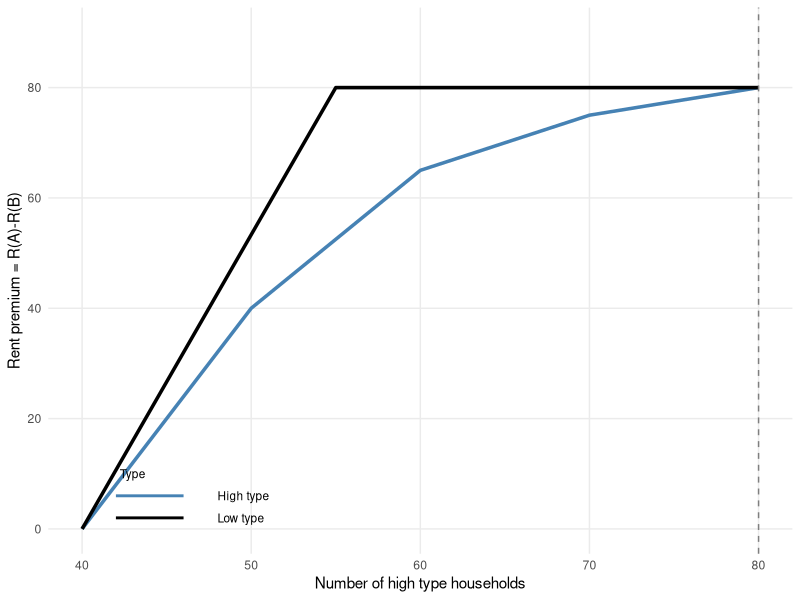

Recreate this plot in R.
## ---- chunk 1
library(ggplot2)

# High type rent premium curve (blue, concave)
x_high <- c(40, 50, 60, 70, 80)
y_high <- c(0, 40, 65, 75, 80)

# Low type rent premium curve (black, linear then flat)
x_low <- c(40, 55, 80)
y_low <- c(0, 80, 80)

df_high <- data.frame(x = x_high, y = y_high, type = "High type")
df_low  <- data.frame(x = x_low,  y = y_low,  type = "Low type")
df <- rbind(df_high, df_low)

ggplot() +
  geom_line(data = df_high, aes(x = x, y = y), color = "steelblue", size = 1.2) +
  geom_line(data = df_low,  aes(x = x, y = y), color = "black",     size = 1.2) +
  scale_x_continuous(limits = c(40, 80), breaks = c(40, 50, 60, 70, 80)) +
  scale_y_continuous(limits = c(0, 90),  breaks = c(0, 20, 40, 60, 80)) +
  labs(
    x = "Number of high type households",
    y = "Rent premium = R(A)-R(B)"
  ) +
  annotate("text", x = 43, y = 10, label = "Type", size = 3) +
  annotate("segment", x = 42, xend = 46, y = 6, yend = 6,
           color = "steelblue", size = 1) +
  annotate("text", x = 48, y = 6, label = "High type", size = 3, hjust = 0) +
  annotate("segment", x = 42, xend = 46, y = 2, yend = 2,
           color = "black", size = 1) +
  annotate("text", x = 48, y = 2, label = "Low type", size = 3, hjust = 0) +
  geom_vline(xintercept = 80, linetype = "dashed", color = "gray50") +
  theme_minimal(base_size = 11) +
  theme(panel.grid.minor = element_blank())
